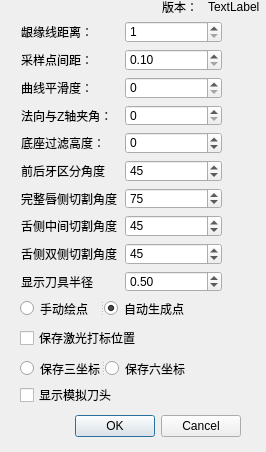
<?xml version="1.0" encoding="UTF-8"?>
<ui version="4.0">
 <class>Dialog</class>
 <widget class="QDialog" name="Dialog">
  <property name="geometry">
   <rect>
    <x>0</x>
    <y>0</y>
    <width>266</width>
    <height>452</height>
   </rect>
  </property>
  <property name="maximumSize">
   <size>
    <width>266</width>
    <height>452</height>
   </size>
  </property>
  <property name="windowTitle">
   <string>设置</string>
  </property>
  <widget class="QWidget" name="layoutWidget">
   <property name="geometry">
    <rect>
     <x>20</x>
     <y>410</y>
     <width>221</width>
     <height>33</height>
    </rect>
   </property>
   <layout class="QHBoxLayout">
    <property name="spacing">
     <number>6</number>
    </property>
    <property name="margin">
     <number>0</number>
    </property>
    <item>
     <spacer>
      <property name="orientation">
       <enum>Qt::Horizontal</enum>
      </property>
      <property name="sizeHint" stdset="0">
       <size>
        <width>131</width>
        <height>31</height>
       </size>
      </property>
     </spacer>
    </item>
    <item>
     <widget class="QPushButton" name="okButton">
      <property name="text">
       <string>OK</string>
      </property>
     </widget>
    </item>
    <item>
     <widget class="QPushButton" name="cancelButton">
      <property name="text">
       <string>Cancel</string>
      </property>
     </widget>
    </item>
   </layout>
  </widget>
  <widget class="QCheckBox" name="checkBoxMark">
   <property name="geometry">
    <rect>
     <x>20</x>
     <y>330</y>
     <width>131</width>
     <height>16</height>
    </rect>
   </property>
   <property name="text">
    <string>保存激光打标位置</string>
   </property>
  </widget>
  <widget class="QWidget" name="layoutWidget">
   <property name="geometry">
    <rect>
     <x>162</x>
     <y>0</y>
     <width>98</width>
     <height>14</height>
    </rect>
   </property>
   <layout class="QHBoxLayout" name="horizontalLayout">
    <item>
     <widget class="QLabel" name="label_5">
      <property name="text">
       <string>版本：</string>
      </property>
     </widget>
    </item>
    <item>
     <widget class="QLabel" name="label_version">
      <property name="text">
       <string>TextLabel</string>
      </property>
     </widget>
    </item>
   </layout>
  </widget>
  <widget class="QSplitter" name="splitter">
   <property name="geometry">
    <rect>
     <x>20</x>
     <y>360</y>
     <width>166</width>
     <height>17</height>
    </rect>
   </property>
   <property name="orientation">
    <enum>Qt::Horizontal</enum>
   </property>
   <widget class="QRadioButton" name="withoutButton">
    <property name="text">
     <string>保存三坐标</string>
    </property>
   </widget>
   <widget class="QRadioButton" name="withNormalButton">
    <property name="text">
     <string>保存六坐标</string>
    </property>
   </widget>
  </widget>
  <widget class="QSplitter" name="splitter_2">
   <property name="geometry">
    <rect>
     <x>20</x>
     <y>300</y>
     <width>178</width>
     <height>17</height>
    </rect>
   </property>
   <property name="orientation">
    <enum>Qt::Horizontal</enum>
   </property>
   <widget class="QRadioButton" name="radioButton_manual">
    <property name="text">
     <string>手动绘点</string>
    </property>
   </widget>
   <widget class="QRadioButton" name="radioButton_auto">
    <property name="text">
     <string>自动生成点</string>
    </property>
    <property name="checked">
     <bool>true</bool>
    </property>
   </widget>
  </widget>
  <widget class="QWidget" name="layoutWidget">
   <property name="geometry">
    <rect>
     <x>21</x>
     <y>21</y>
     <width>201</width>
     <height>271</height>
    </rect>
   </property>
   <layout class="QGridLayout" name="gridLayout">
    <item row="0" column="0">
     <widget class="QLabel" name="label">
      <property name="text">
       <string>龈缘线距离：</string>
      </property>
     </widget>
    </item>
    <item row="0" column="1">
     <widget class="QSpinBox" name="OffsetStepBox">
      <property name="minimum">
       <number>1</number>
      </property>
      <property name="maximum">
       <number>50</number>
      </property>
     </widget>
    </item>
    <item row="1" column="0">
     <widget class="QLabel" name="label_2">
      <property name="text">
       <string>采样点间距：</string>
      </property>
     </widget>
    </item>
    <item row="1" column="1">
     <widget class="QDoubleSpinBox" name="intevalBox">
      <property name="minimum">
       <double>0.100000000000000</double>
      </property>
      <property name="maximum">
       <double>5.000000000000000</double>
      </property>
      <property name="singleStep">
       <double>0.200000000000000</double>
      </property>
     </widget>
    </item>
    <item row="2" column="0">
     <widget class="QLabel" name="label_3">
      <property name="text">
       <string>曲线平滑度：</string>
      </property>
     </widget>
    </item>
    <item row="2" column="1">
     <widget class="QSpinBox" name="smoothBox"/>
    </item>
    <item row="3" column="0">
     <widget class="QLabel" name="label_4">
      <property name="text">
       <string>法向与Z轴夹角：</string>
      </property>
     </widget>
    </item>
    <item row="3" column="1">
     <widget class="QSpinBox" name="zangleBox">
      <property name="maximum">
       <number>90</number>
      </property>
     </widget>
    </item>
    <item row="4" column="0">
     <widget class="QLabel" name="label_6">
      <property name="text">
       <string>底座过滤高度：</string>
      </property>
     </widget>
    </item>
    <item row="4" column="1">
     <widget class="QSpinBox" name="zthresholdBox">
      <property name="minimum">
       <number>-20</number>
      </property>
      <property name="maximum">
       <number>40</number>
      </property>
     </widget>
    </item>
    <item row="5" column="0">
     <widget class="QLabel" name="label_7">
      <property name="text">
       <string>前后牙区分角度</string>
      </property>
     </widget>
    </item>
    <item row="5" column="1">
     <widget class="QSpinBox" name="spinBox_fbDegree">
      <property name="maximum">
       <number>180</number>
      </property>
      <property name="value">
       <number>45</number>
      </property>
     </widget>
    </item>
    <item row="6" column="0">
     <widget class="QLabel" name="label_8">
      <property name="text">
       <string>完整唇侧切割角度</string>
      </property>
     </widget>
    </item>
    <item row="7" column="0">
     <widget class="QLabel" name="label_9">
      <property name="text">
       <string>舌侧中间切割角度</string>
      </property>
     </widget>
    </item>
    <item row="8" column="0">
     <widget class="QLabel" name="label_10">
      <property name="text">
       <string>舌侧双侧切割角度</string>
      </property>
     </widget>
    </item>
    <item row="6" column="1">
     <widget class="QSpinBox" name="spinBox_cutDegreeOut">
      <property name="maximum">
       <number>90</number>
      </property>
      <property name="value">
       <number>75</number>
      </property>
     </widget>
    </item>
    <item row="7" column="1">
     <widget class="QSpinBox" name="spinBox_cutDegreeInsideFront">
      <property name="maximum">
       <number>90</number>
      </property>
      <property name="value">
       <number>45</number>
      </property>
     </widget>
    </item>
    <item row="8" column="1">
     <widget class="QSpinBox" name="spinBox_cutDegreeInsideBack">
      <property name="maximum">
       <number>90</number>
      </property>
      <property name="value">
       <number>45</number>
      </property>
     </widget>
    </item>
    <item row="9" column="0">
     <widget class="QLabel" name="label_11">
      <property name="text">
       <string>显示刀具半径</string>
      </property>
     </widget>
    </item>
    <item row="9" column="1">
     <widget class="QDoubleSpinBox" name="doubleSpinBox_cutOffset">
      <property name="maximum">
       <double>2.000000000000000</double>
      </property>
      <property name="singleStep">
       <double>0.100000000000000</double>
      </property>
      <property name="value">
       <double>0.500000000000000</double>
      </property>
     </widget>
    </item>
   </layout>
  </widget>
  <widget class="QCheckBox" name="checkBox_showBur">
   <property name="geometry">
    <rect>
     <x>20</x>
     <y>380</y>
     <width>101</width>
     <height>30</height>
    </rect>
   </property>
   <property name="text">
    <string>显示模拟刀头</string>
   </property>
  </widget>
 </widget>
 <resources/>
 <connections>
  <connection>
   <sender>okButton</sender>
   <signal>clicked()</signal>
   <receiver>Dialog</receiver>
   <slot>accept()</slot>
   <hints>
    <hint type="sourcelabel">
     <x>278</x>
     <y>253</y>
    </hint>
    <hint type="destinationlabel">
     <x>96</x>
     <y>254</y>
    </hint>
   </hints>
  </connection>
  <connection>
   <sender>cancelButton</sender>
   <signal>clicked()</signal>
   <receiver>Dialog</receiver>
   <slot>reject()</slot>
   <hints>
    <hint type="sourcelabel">
     <x>369</x>
     <y>253</y>
    </hint>
    <hint type="destinationlabel">
     <x>179</x>
     <y>282</y>
    </hint>
   </hints>
  </connection>
 </connections>
</ui>
